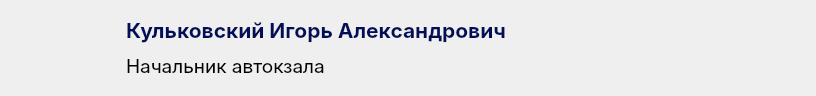
<?xml version="1.0" encoding="UTF-8"?>
<ui version="4.0">
 <class>WorkerWidget</class>
 <widget class="QWidget" name="WorkerWidget">
  <property name="geometry">
   <rect>
    <x>0</x>
    <y>0</y>
    <width>816</width>
    <height>96</height>
   </rect>
  </property>
  <property name="windowTitle">
   <string>Form</string>
  </property>
  <property name="styleSheet">
   <string notr="true">QWidget[objectName^=&quot;roundedWidget&quot;] {
	background-color: #ffffff; 
	border-radius: 24px;
}

QPushButton {
    background-color: #010E59;
	border: none;
	border-radius: 24px;
    color: #ffffff;
    font-family: &quot;Inter Medium&quot;, sans-serif;
    font-size: 18px;
}</string>
  </property>
  <layout class="QVBoxLayout" name="verticalLayout">
   <property name="spacing">
    <number>0</number>
   </property>
   <property name="leftMargin">
    <number>0</number>
   </property>
   <property name="topMargin">
    <number>0</number>
   </property>
   <property name="rightMargin">
    <number>0</number>
   </property>
   <property name="bottomMargin">
    <number>0</number>
   </property>
   <item>
    <widget class="QWidget" name="roundedWidget_16" native="true">
     <property name="minimumSize">
      <size>
       <width>0</width>
       <height>96</height>
      </size>
     </property>
     <property name="maximumSize">
      <size>
       <width>16777215</width>
       <height>96</height>
      </size>
     </property>
     <layout class="QHBoxLayout" name="horizontalLayout_20">
      <property name="leftMargin">
       <number>56</number>
      </property>
      <property name="topMargin">
       <number>16</number>
      </property>
      <property name="rightMargin">
       <number>56</number>
      </property>
      <property name="bottomMargin">
       <number>16</number>
      </property>
      <item>
       <widget class="QLabel" name="picture">
        <property name="maximumSize">
         <size>
          <width>64</width>
          <height>64</height>
         </size>
        </property>
        <property name="styleSheet">
         <string notr="true"/>
        </property>
        <property name="text">
         <string/>
        </property>
        <property name="pixmap">
         <pixmap resource="../resources.qrc">:/files/files/employees_photo/1.png</pixmap>
        </property>
        <property name="scaledContents">
         <bool>true</bool>
        </property>
       </widget>
      </item>
      <item>
       <layout class="QVBoxLayout" name="verticalLayout_52">
        <item>
         <widget class="QLabel" name="person_name">
          <property name="font">
           <font>
            <family>Inter</family>
            <pointsize>16</pointsize>
            <weight>75</weight>
            <bold>true</bold>
           </font>
          </property>
          <property name="styleSheet">
           <string notr="true">color: #010E59;</string>
          </property>
          <property name="text">
           <string>Кульковский Игорь Александрович</string>
          </property>
         </widget>
        </item>
        <item>
         <widget class="QLabel" name="person_position">
          <property name="font">
           <font>
            <family>Inter</family>
            <pointsize>14</pointsize>
           </font>
          </property>
          <property name="text">
           <string>Начальник автокзала</string>
          </property>
         </widget>
        </item>
       </layout>
      </item>
      <item>
       <widget class="QPushButton" name="editButton">
        <property name="maximumSize">
         <size>
          <width>32</width>
          <height>32</height>
         </size>
        </property>
        <property name="cursor">
         <cursorShape>PointingHandCursor</cursorShape>
        </property>
        <property name="styleSheet">
         <string notr="true">background-color: transparent;</string>
        </property>
        <property name="text">
         <string/>
        </property>
        <property name="icon">
         <iconset resource="../resources.qrc">
          <normaloff>:/icons/icons/edit.png</normaloff>:/icons/icons/edit.png</iconset>
        </property>
        <property name="iconSize">
         <size>
          <width>64</width>
          <height>64</height>
         </size>
        </property>
       </widget>
      </item>
      <item>
       <widget class="QPushButton" name="deleteButton">
        <property name="enabled">
         <bool>true</bool>
        </property>
        <property name="maximumSize">
         <size>
          <width>32</width>
          <height>32</height>
         </size>
        </property>
        <property name="cursor">
         <cursorShape>PointingHandCursor</cursorShape>
        </property>
        <property name="styleSheet">
         <string notr="true">background-color: transparent</string>
        </property>
        <property name="text">
         <string/>
        </property>
        <property name="icon">
         <iconset resource="../resources.qrc">
          <normaloff>:/icons/icons/trash.png</normaloff>:/icons/icons/trash.png</iconset>
        </property>
        <property name="iconSize">
         <size>
          <width>64</width>
          <height>64</height>
         </size>
        </property>
       </widget>
      </item>
     </layout>
    </widget>
   </item>
  </layout>
 </widget>
 <resources>
  <include location="../resources.qrc"/>
  <include location="../resources.qrc"/>
 </resources>
 <connections/>
</ui>
